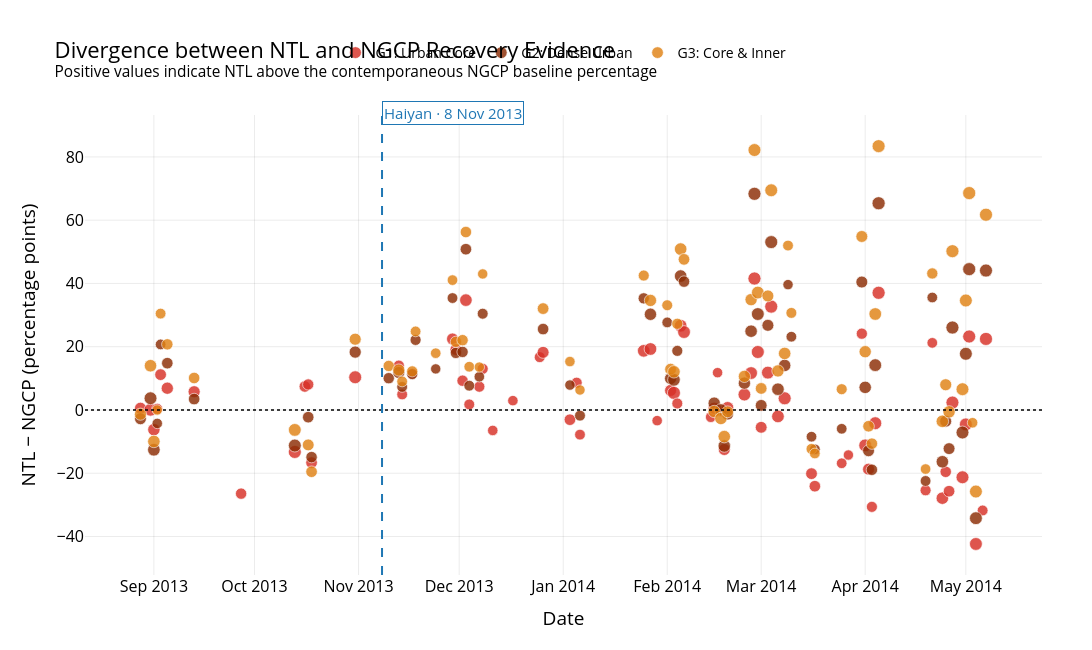

This figure's notebook cell:
### Code cell
fig_divergence = go.Figure()

for group in GROUP_ORDER:
    meta = GROUP_META[group]
    matched = matched_groups[group]

    fig_divergence.add_trace(
        go.Scatter(
            x=matched["Date"],
            y=matched["NTL_minus_NGCP"],
            mode="markers",
            marker=dict(
                size=(
                    6
                    + matched["SC_pct"] / 14
                ),
                color=meta["color"],
                line=dict(
                    color="white",
                    width=0.7,
                ),
                opacity=0.82,
            ),
            customdata=matched[["SC_pct"]],
            hovertemplate=(
                "Date: %{x|%Y-%m-%d}<br>"
                "NTL − NGCP: "
                "%{y:+.1f} percentage points<br>"
                "SC: %{customdata[0]:.1f}%"
                "<extra></extra>"
            ),
            name=(
                f"{meta['code']}: "
                f"{meta['label']}"
            ),
        )
    )

fig_divergence.add_hline(
    y=0,
    line_dash="dot",
    line_color="black",
    line_width=1.5,
)

add_haiyan_marker(fig_divergence)

fig_divergence.update_layout(
    title=(
        "Divergence between NTL and NGCP Recovery Evidence"
        "<br><sup>"
        "Positive values indicate NTL above the "
        "contemporaneous NGCP baseline percentage"
        "</sup>"
    ),
    xaxis_title="Date",
    yaxis_title=(
        "NTL − NGCP (percentage points)"
    ),
)

apply_figure_style(
    fig_divergence,
    width=1300,
    height=650,
    top=115,
)

fig_divergence.show()

export_figure(
    fig_divergence,
    OUTPUT_SUPP_FIG_DIR
    / "fig_06_haiyan_ntl_ngcp_divergence_g1_g3",
)
